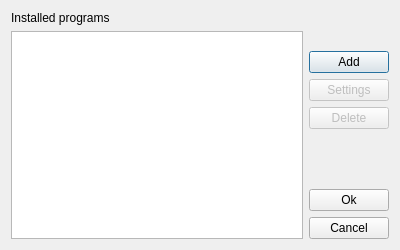
<?xml version="1.0" encoding="UTF-8"?>
<ui version="4.0">
 <class>programmDialog</class>
 <widget class="QDialog" name="programmDialog">
  <property name="geometry">
   <rect>
    <x>0</x>
    <y>0</y>
    <width>400</width>
    <height>250</height>
   </rect>
  </property>
  <property name="minimumSize">
   <size>
    <width>400</width>
    <height>250</height>
   </size>
  </property>
  <property name="windowTitle">
   <string>Programs</string>
  </property>
  <layout class="QHBoxLayout" name="horizontalLayout">
   <item>
    <layout class="QHBoxLayout" name="horizontalLayout_2">
     <item>
      <layout class="QVBoxLayout" name="verticalLayout_2">
       <item>
        <widget class="QLabel" name="lb_prog">
         <property name="text">
          <string>Installed programs</string>
         </property>
        </widget>
       </item>
       <item>
        <widget class="QListWidget" name="list"/>
       </item>
      </layout>
     </item>
     <item>
      <layout class="QVBoxLayout" name="verticalLayout">
       <item>
        <spacer name="verticalSpacer_3">
         <property name="orientation">
          <enum>Qt::Vertical</enum>
         </property>
         <property name="sizeType">
          <enum>QSizePolicy::Fixed</enum>
         </property>
         <property name="sizeHint" stdset="0">
          <size>
           <width>20</width>
           <height>40</height>
          </size>
         </property>
        </spacer>
       </item>
       <item>
        <widget class="QPushButton" name="btn_add">
         <property name="text">
          <string>Add</string>
         </property>
         <property name="icon">
          <iconset>
           <normaloff>:/im/images/edit_add.png</normaloff>:/im/images/edit_add.png</iconset>
         </property>
        </widget>
       </item>
       <item>
        <widget class="QPushButton" name="btn_settings">
         <property name="enabled">
          <bool>false</bool>
         </property>
         <property name="text">
          <string>Settings</string>
         </property>
         <property name="icon">
          <iconset>
           <normaloff>:/im/images/setting.png</normaloff>:/im/images/setting.png</iconset>
         </property>
        </widget>
       </item>
       <item>
        <widget class="QPushButton" name="btn_remove">
         <property name="enabled">
          <bool>false</bool>
         </property>
         <property name="text">
          <string>Delete</string>
         </property>
         <property name="icon">
          <iconset>
           <normaloff>:/im/images/edit_remove.png</normaloff>:/im/images/edit_remove.png</iconset>
         </property>
        </widget>
       </item>
       <item>
        <spacer name="verticalSpacer">
         <property name="orientation">
          <enum>Qt::Vertical</enum>
         </property>
         <property name="sizeHint" stdset="0">
          <size>
           <width>20</width>
           <height>40</height>
          </size>
         </property>
        </spacer>
       </item>
       <item>
        <widget class="QPushButton" name="btn_ok">
         <property name="text">
          <string>Ok</string>
         </property>
         <property name="icon">
          <iconset>
           <normaloff>:/im/images/ok.png</normaloff>:/im/images/ok.png</iconset>
         </property>
        </widget>
       </item>
       <item>
        <widget class="QPushButton" name="btn_cancel">
         <property name="text">
          <string>Cancel</string>
         </property>
         <property name="icon">
          <iconset>
           <normaloff>:/im/images/not.png</normaloff>:/im/images/not.png</iconset>
         </property>
        </widget>
       </item>
      </layout>
     </item>
    </layout>
   </item>
  </layout>
 </widget>
 <resources/>
 <connections>
  <connection>
   <sender>btn_cancel</sender>
   <signal>clicked()</signal>
   <receiver>programmDialog</receiver>
   <slot>reject()</slot>
   <hints>
    <hint type="sourcelabel">
     <x>393</x>
     <y>243</y>
    </hint>
    <hint type="destinationlabel">
     <x>188</x>
     <y>245</y>
    </hint>
   </hints>
  </connection>
  <connection>
   <sender>btn_ok</sender>
   <signal>clicked()</signal>
   <receiver>programmDialog</receiver>
   <slot>apply()</slot>
   <hints>
    <hint type="sourcelabel">
     <x>393</x>
     <y>214</y>
    </hint>
    <hint type="destinationlabel">
     <x>180</x>
     <y>277</y>
    </hint>
   </hints>
  </connection>
  <connection>
   <sender>btn_add</sender>
   <signal>clicked()</signal>
   <receiver>programmDialog</receiver>
   <slot>add()</slot>
   <hints>
    <hint type="sourcelabel">
     <x>343</x>
     <y>63</y>
    </hint>
    <hint type="destinationlabel">
     <x>313</x>
     <y>18</y>
    </hint>
   </hints>
  </connection>
  <connection>
   <sender>btn_remove</sender>
   <signal>clicked()</signal>
   <receiver>programmDialog</receiver>
   <slot>remove()</slot>
   <hints>
    <hint type="sourcelabel">
     <x>393</x>
     <y>132</y>
    </hint>
    <hint type="destinationlabel">
     <x>315</x>
     <y>135</y>
    </hint>
   </hints>
  </connection>
  <connection>
   <sender>btn_settings</sender>
   <signal>clicked()</signal>
   <receiver>programmDialog</receiver>
   <slot>settings()</slot>
   <hints>
    <hint type="sourcelabel">
     <x>360</x>
     <y>89</y>
    </hint>
    <hint type="destinationlabel">
     <x>386</x>
     <y>23</y>
    </hint>
   </hints>
  </connection>
  <connection>
   <sender>list</sender>
   <signal>currentRowChanged(int)</signal>
   <receiver>programmDialog</receiver>
   <slot>programmChanged()</slot>
   <hints>
    <hint type="sourcelabel">
     <x>140</x>
     <y>120</y>
    </hint>
    <hint type="destinationlabel">
     <x>351</x>
     <y>13</y>
    </hint>
   </hints>
  </connection>
  <connection>
   <sender>list</sender>
   <signal>itemClicked(QListWidgetItem*)</signal>
   <receiver>programmDialog</receiver>
   <slot>stateChanged(QListWidgetItem*)</slot>
   <hints>
    <hint type="sourcelabel">
     <x>232</x>
     <y>109</y>
    </hint>
    <hint type="destinationlabel">
     <x>335</x>
     <y>30</y>
    </hint>
   </hints>
  </connection>
 </connections>
 <slots>
  <slot>apply()</slot>
  <slot>add()</slot>
  <slot>remove()</slot>
  <slot>settings()</slot>
  <slot>programmChanged()</slot>
  <slot>stateChanged(QListWidgetItem*)</slot>
 </slots>
</ui>
